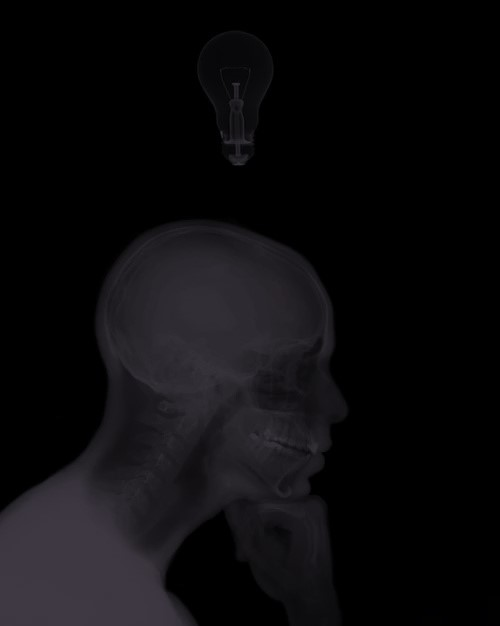
#> input picture Image-Histogram/Image-Histogram/2222.jpg, 500 x 626 px
$ python Image_Histogram.py
#> lines starting #> are read from the running program, lines starting #| are printed output that depends on the picture
import cv2
import numpy as np
from matplotlib import pyplot as plt

def plotting(img1,img2):
    plt.subplot(321)
    plt.title("Original Image")
    plt.imshow(cv2.cvtColor(img1, cv2.COLOR_BGR2RGB))

    plt.subplot(312)
    plt.title("Histogram for Original picture")
    plt.hist(img1.flatten(),256,[0,256])

    plt.subplot(322)
    plt.title("Normalized Picture")
    plt.imshow(cv2.cvtColor(img2, cv2.COLOR_BGR2RGB))

    plt.subplot(313)
    plt.title("Histogram for Equalized Picture")
    plt.hist(img2.flatten(),256,[0,256])

    plt.show()
def plotting2(img1,img2):
    plt.subplot(121)
    plt.title("Original Image")
    plt.imshow(cv2.cvtColor(img1, cv2.COLOR_BGR2RGB))

    plt.subplot(122)
    plt.title("Equalized Picture")
    plt.imshow(cv2.cvtColor(img2, cv2.COLOR_BGR2RGB))

    plt.show()

img = cv2.imread('2222.jpg',0)
#> img: shape (626, 500); min 0, max 60, mean 11.6

hist,bins = np.histogram(img.flatten(),256,[0,256]) #Calculating Histogram of an image
#> hist = 256 values, max 205051 at index 0, min 0 at index 61, mean 1222.7; bins = 257 values from 0 to 256

cdf = hist.cumsum()#Calculate the Cumilative Distribution Function via cumsum()
#> cdf = 256 values from 205051 to 313000
                   #which compute the cumulative sum of hist array

cdf_m = np.ma.masked_equal(cdf,0) #ommitting zeors from cdf with help of Masked Arrays
cdf_m = (cdf_m - cdf_m.min())*255/(cdf_m.max()-cdf_m.min()) #Equalization
cdf2 = np.ma.filled(cdf_m,0).astype('uint8') #Fill back the zeros omitted
#> cdf2 = 256 values from 0 to 255
img2 = cdf2[img]
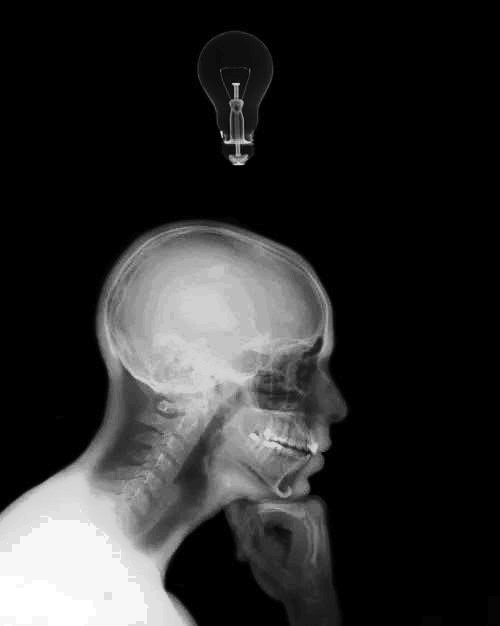
#> img2: shape (626, 500); min 0, max 255, mean 44.9


hist2,bins = np.histogram(img2.flatten(),256,[0,256])
#> hist2 = 256 values, max 205051 at index 0, min 0 at index 1, mean 1222.7
cdf2 = hist2.cumsum()
#> cdf2 = 256 values from 205051 to 313000

plotting(img,img2)
#> in plotting, `plt.show()`:
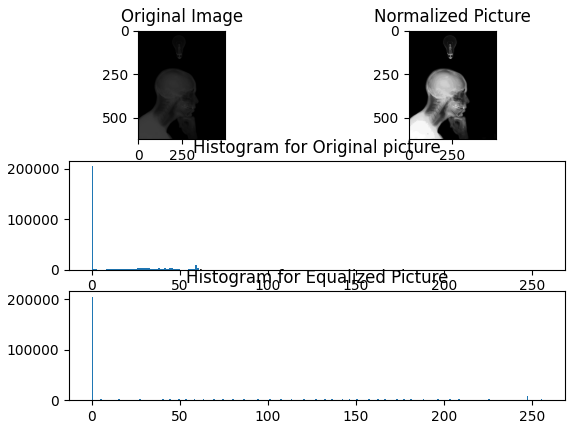
#> figure drawn by matplotlib, 4 panels; panel 2: tallest bar 205051 high, from x = 0 to 1; panel 4: tallest bar 205051 high, from x = 0 to 1
#plotting2(img,img2)
cv2.waitKey(0)
